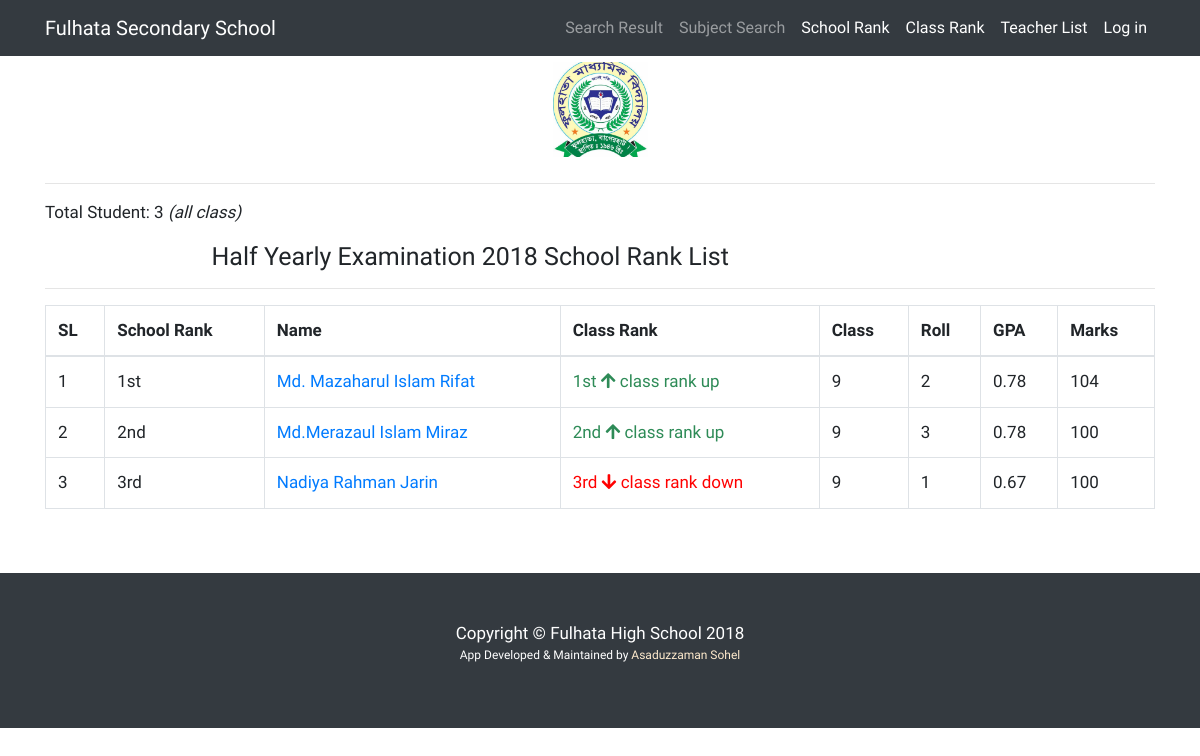
The page /all-school-rank.php/ on the database as committed earlier.
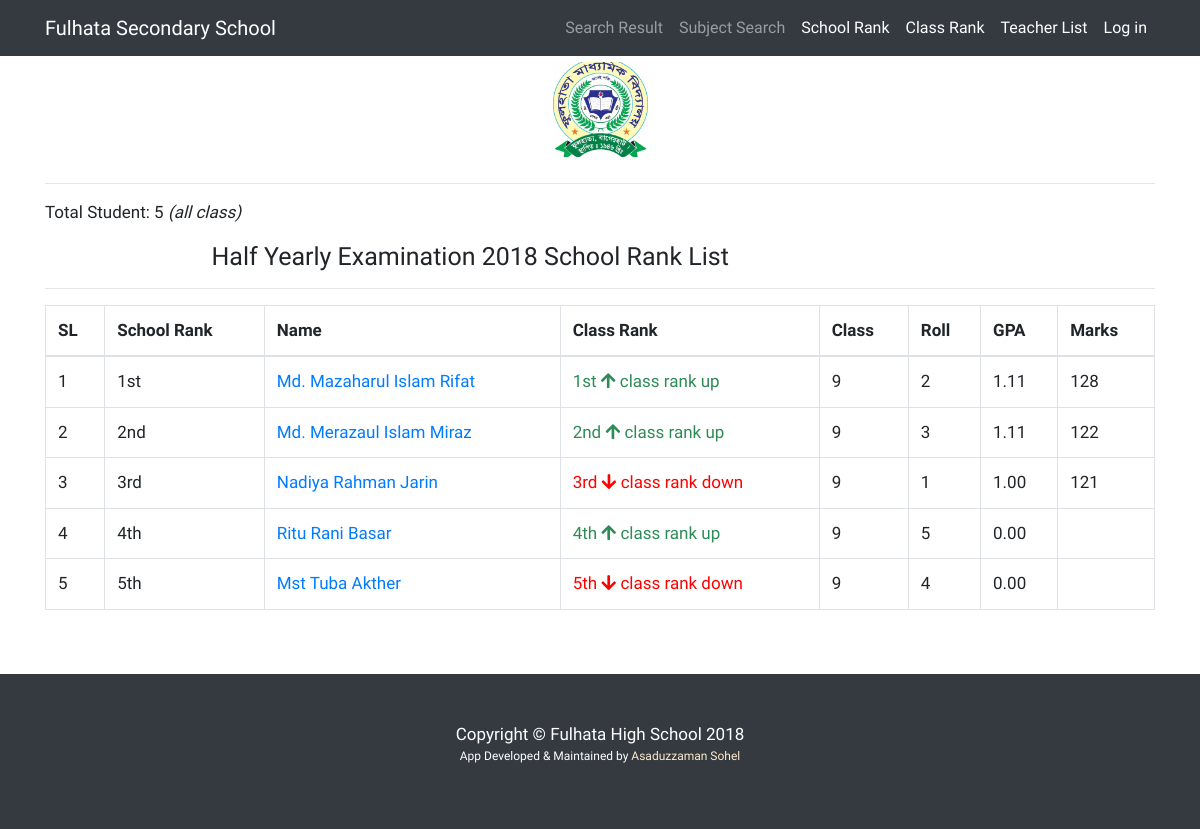
The same page on the database as committed later.
### results/models.py (models this page shows, shortened)
class Rank(models.Model):
    std = models.ForeignKey(StudentInfo, related_name='std', on_delete=models.CASCADE)
    total_marks = models.DecimalField(
        max_digits=5, decimal_places=2, help_text='Please give proper number', default=0, blank=True, null=True)
    total_gpa = models.DecimalField(
        max_digits=5, decimal_places=2, help_text='Please give proper number', default=0, blank=True, null=True)
    class_rank = models.IntegerField(default=0, blank=True, null=True)
    school_rank=models.IntegerField('All School Rank', default=0, blank=True, null=True)
    class Meta:
            verbose_name = ("Rank")
            verbose_name_plural = ("Rank")
            ordering = ['class_rank']

class StdCommon(models.Model):
    pub_date = models.DateTimeField(auto_now_add=True)
    update_date = models.DateTimeField(auto_now=True)

class StudentInfo(StdCommon):
    std_name = models.CharField('Student Name',max_length=100, help_text='Type only student Full Name like as Nazmul Islam or Nazrul Islam', blank=True, null=True)
    std_class = models.CharField('Student Class',max_length=2, choices=STD_CLASS, default=6, help_text='Select a class')
    std_roll = models.IntegerField('Roll Number',help_text='Type Student Roll Number (Only Number)')
    std_group=models.CharField('Group', choices=STD_GROUP, max_length=1, default='G')
    std_gender=models.CharField('Gender', max_length=10, choices=STD_GENDER, default='MALE')
    std_total_marks = models.FloatField('Total Marks', default=0, blank=True, null=True)
    std_gpa = models.CharField('GPA', max_length=50,default='F', blank=True, null=True)
    std_grade_point_total_sum=models.FloatField('Total Avg Number per Subject', blank=True, null=True) # toal grade point sum
    std_grade_point_total_subject_avg = models.FloatField(
        'Total GPA', blank=True, null=True) #avg gradepoint
    std_fail_subject=models.IntegerField('Fail Subject', blank=True, null=True)
    school_rank=models.IntegerField('Student Rank in School',default=0, blank=True, null=True)
    class_rank = models.IntegerField(
        'Student Rank in Class', default=0, blank=True, null=True)
    def __str__(self):
        return self.std_name
    class Meta:
            verbose_name = ("Student Detail")
            verbose_name_plural = ("Student Detail's")
            ordering = ['std_roll']

### results/views.py (the view)
# urls.py: path('all-school-rank.php/',RankListView.as_view() , name='rank'),
class RankListView(ListView):
    model=Rank
    template_name="results/rank_list.html"
    paginate_by = 20
    ordering = ['school_rank','class_rank','-std__std_roll']
    def get_context_data(self, **kwargs):
        context = super(RankListView, self).get_context_data(**kwargs)
        context['credit'] = credit
        context['rank_count'] = Rank.objects.all().count()
        return context

### results/templates/results/rank_list.html (shortened to what this page needs)
{% extends "results/base.html" %}
{% block main_content %}
{% load humanize %}
<div class="row">
    <div class="col-md-12 col-sm-12 col-xs-12 mx-auto ">
        <div class="div">
            <p>Total Student: {{rank_count}} <i>(all class)</i></p>
<h2 class="mx-auto" style="width:70%;font-size:25px">Half Yearly Examination 2018 School Rank List</h2>
            <hr>
            <table class="table table-hover table-bordered">
                <thead>
                    <tr>
                        <th>SL</th>
                        <th>School Rank</th>
                        <th>Name</th>
                        <th>Class Rank</th>
                        <th>Class</th>
                        <th>Roll</th>
                        <th>GPA</th>
                        <th>Marks</th>
                    </tr>
                </thead>
                <tbody>
                    {% for rank in  object_list%}
                        <tr>
                            <td>{{forloop.counter}}</td>
                            <td>{{rank.school_rank |ordinal}}</td>
                            {% if rank.std.std_fail_subject >= 1 %}
                            <td >
                                <a style="color:red" href="{%url 'std_details' rank.std.id%}">{{rank.std}}</a>
                            </td>
                            {% else %}
                            <td>
                                <a href="{%url 'std_details' rank.std.id%}">{{rank.std}}</a>
                            </td>
                            {% endif %}
                            {% if  rank.std.std_roll < rank.class_rank %}
                            <td style="color:red"> {{rank.class_rank|ordinal}}
                                <i class="fas fa-arrow-down"></i> class rank down </td>
                            {% elif rank.std.std_roll > rank.class_rank %}
                            <td style="color:seagreen">
                                {{rank.class_rank|ordinal}}
                                <i class="fas fa-arrow-up"></i> class rank up
                            </td>
                            {% elif rank.std.std_roll == rank.class_rank %}
                            <td style="color:#3498db">
                            {{rank.class_rank |ordinal}}
                            <i class="fas fa-arrows-alt-v"></i> class rank labeled
                            </td>
                            {% endif %}
                            <td>{{rank.std.std_class}}</td>
                            <td>{{rank.std.std_roll}}</td>
                            {% if rank.std.std_fail_subject >= 1 %}
                            <td style="color:red">
                                Fail {{rank.std.std_fail_subject}} Subject
                            </td>
                            {% else %}
                            <td>
                                {{rank.std.std_grade_point_total_subject_avg|floatformat:'2'}}
                            </td>
                            {% endif %}
                            <td>{{rank.std.std_total_marks|floatformat}}</td>
                        </tr>
                     {% endfor %}
                 </tbody>
            </table>
        </div>
    </div>
</div>
{% endblock %}

### results/templates/results/base.html (shortened to what this page needs)
{% load static %}
<!DOCTYPE html>
<html lang="en">
<head>
    <link rel="stylesheet" href="https://use.fontawesome.com/releases/v5.1.0/css/all.css"
>
    <link href="{% static '/results/vendor/bootstrap/css/bootstrap.min.css' %}" rel="stylesheet">
    <link href="{% static 'results/css/full-width-pics.css' %}" rel="stylesheet">
</head>
<body>
    <nav class="navbar navbar-expand-lg navbar-dark bg-dark fixed-top ">
        <div class="container">
            <a class="navbar-brand" href="{% url 'home_app' %}">Fulhata Secondary School</a>
            <div class="collapse navbar-collapse" id="navbarResponsive">
                <ul class="navbar-nav ml-auto">
                    <li class="nav-item">
                        <a class="nav-link" href="{% url 'home' %}">Search Result</a>
                    </li>
                    <li class="nav-item">
                        <a class="nav-link" href="{% url 'subject_search' %}">Subject Search</a>
                    </li>
                    <li class="nav-item active">
                        <a class="nav-link" href="{% url 'rank' %}">School Rank</a>
                    </li>
                    <li class="nav-item active">
                        <a class="nav-link" href="{% url 'all_rank_search' %}">Class Rank</a>
                    </li>
                    <li class="nav-item active">
                        <a class="nav-link" href="{% url 'teacher_list' %}">Teacher List</a>
                    </li>
                    <li class="nav-item active">
                        <a class="nav-link" href="{% url 'admin:index' %}">Log in</a>
                    </li>
                </ul>
            </div>
        </div>
    </nav>
    <section class="py-5">
        <div class="container">
            <div class="row">
                <div class="mx-auto col-md-8 offset-md-2  centered" style="margin-bottom:10px; margin-top:-42px">
                    <img class="img-fluid d-block mx-auto" style="height:5em" src="{% static 'results/img/logo.jpg' %}" alt="">
                </div>
            </div>
            <hr>
            {% block main_content %}
            {% endblock main_content %}
        </div>
    </section>
    <footer class="py-5 bg-dark">
        <div class="container">
            <p class="m-0 text-center text-white">Copyright &copy; Fulhata High School 2018</p>
<p style="font-size:12px" class="m-0 text-center text-white">App Developed & Maintained by
<a style="color:blanchedalmond" href="https://web.facebook.com/asadlive.sohel1">Asaduzzaman Sohel</a>
</p>
        </div>
    </footer>
</body>
</html>

### results/static/results/css/full-width-pics.css (style rules this page uses)
body { padding-top: 54px; }
@media (min-width: 992px) { body { padding-top: 56px; } }

### results/templates/results/base.html (style rules this page uses)
body { font-family: 'Actor';font-size: 19px; }
p,td,tr,button,h1,h2,h3,h4,h5 { font-family: 'Amiko';font-size: 17px; }
.navbar-nav li a { font-size: 16px; font-weight: normal; }

Rows that differ between the two databases and show on the page:
changed Rank "1st": std.std_grade_point_total_subject_avg "0.78" → "1.11"; std.std_total_marks "104" → "128"
changed Rank "2nd": std "Md.Merazaul Islam Miraz" → "Md. Merazaul Islam Miraz"; std.std_grade_point_total_subject_avg "0.78" → "1.11"; std.std_total_marks "100" → "122"
changed Rank "3rd": std.std_grade_point_total_subject_avg "0.67" → "1.00"; std.std_total_marks "100" → "121"
added Rank: school_rank|ordinal "4th", std "Ritu Rani Basar", class_rank|ordinal "4th", std.std_class "9", std.std_roll "5", std.std_grade_point_total_subject_avg "0.00"
added Rank: school_rank|ordinal "5th", std "Mst Tuba Akther", class_rank|ordinal "5th", std.std_class "9", std.std_roll "4", std.std_grade_point_total_subject_avg "0.00"
Other text that changed with them:
{{ rank_count }}: "3" → "5"
